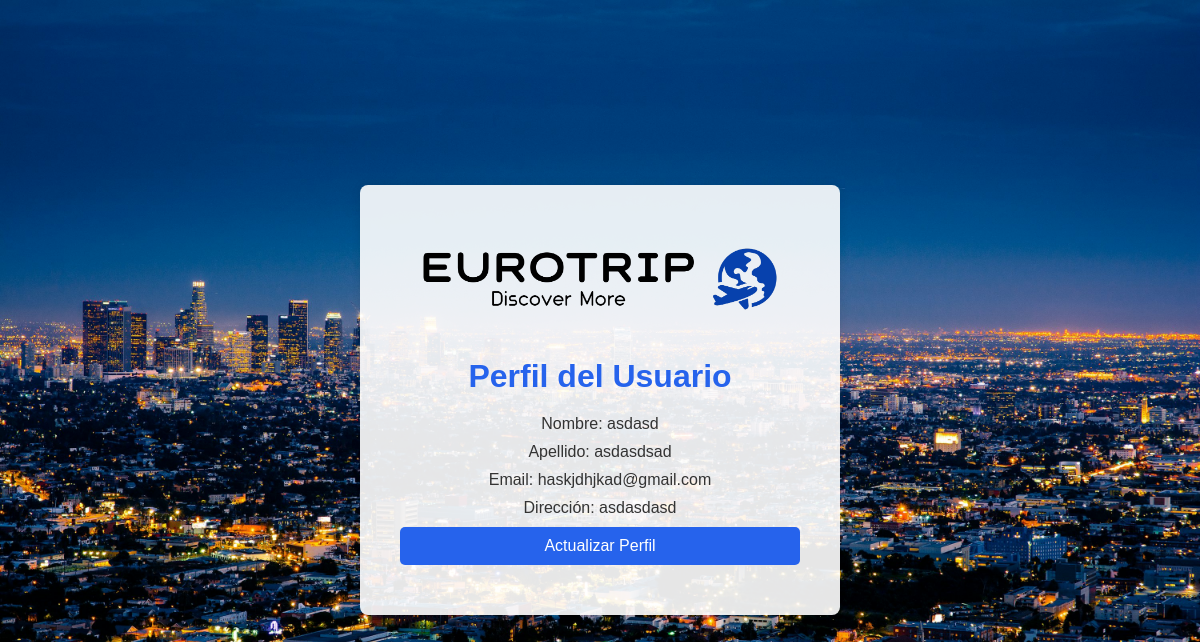
The app's page /user_profile/ (signed in) with its own data.
### Apps/Usuarios/models.py (models this page shows)
class usurio(models.Model):
    nombre = models.CharField(max_length=50)
    apellido = models.CharField(max_length=50)
    edad = models.IntegerField(default=18)
    direccion = models.CharField(max_length=100)
    email = models.EmailField(unique=True)
    password = models.CharField(max_length=100)

### flights/views.py (the view)
# urls.py: path('user_profile/', views.UserProfile, name='user_profile'),
def UserProfile(request):
    user_id = request.session.get('user_id')
    if not user_id:
        return redirect('login')  # Redirigir si no hay un usuario logueado
    try:
        user = usurio.objects.get(id=user_id)
    except usurio.DoesNotExist:
        return redirect('home')
    return render(request, 'User_Profile.html', {'user': user})

### flights/Templates/User_Profile.html (shortened to what this page needs)
<!DOCTYPE html>
<html lang="es">
<head>
    {% load static %}
    <link rel="stylesheet" href="{% static 'styles/stylesUserProfile.css' %}">
</head>
<body>
    <div class="container">
        <img src="/static/images/logo EuroTrip.webp" alt="Logo EuroTrip" class="tablinks" onclick="openTab(event, 'Home')" style="cursor: pointer; max-width: 100%; height: auto;">
        <h1>Perfil del Usuario</h1>
        <p>Nombre: {{ user.nombre }}</p>
        <p>Apellido: {{ user.apellido }}</p>
        <p>Email: {{ user.email }}</p>
        <p>Dirección: {{ user.direccion }}</p>
        <a href="{% url 'updateUser' %}">
            <button>Actualizar Perfil</button>
        </a>
    </div>
</body>
</html>

### static/styles/stylesUserProfile.css (style rules this page uses)
body { font-family: Arial, sans-serif; background-image: url('/static/images/3.jpg'); background-size: cover; background-position: center; margin: 0; padding: 0; display: flex; justify-content: center; align-items: center; height: 100vh; }
.container { background-color: rgba(255, 255, 255, 0.9); padding: 40px; border-radius: 8px; box-shadow: 0 0 10px rgba(0, 0, 0, 0.1); max-width: 400px; width: 100%; text-align: center; }
h1 { margin-bottom: 20px; color: #2663ec; }
p { margin: 10px 0; font-size: 16px; color: #333; }
button { background-color: #2663ec; color: white; border: none; border-radius: 5px; cursor: pointer; padding: 10px; font-size: 16px; transition: background-color 0.3s; width: 100%; }
a { color: #2663ec; text-decoration: none; display: block; margin: 10px 0; }

### records on screen
usurio: nombre "asdasd", apellido "asdasdsad", email "haskjdhjkad@gmail.com", direccion "asdasdasd"
